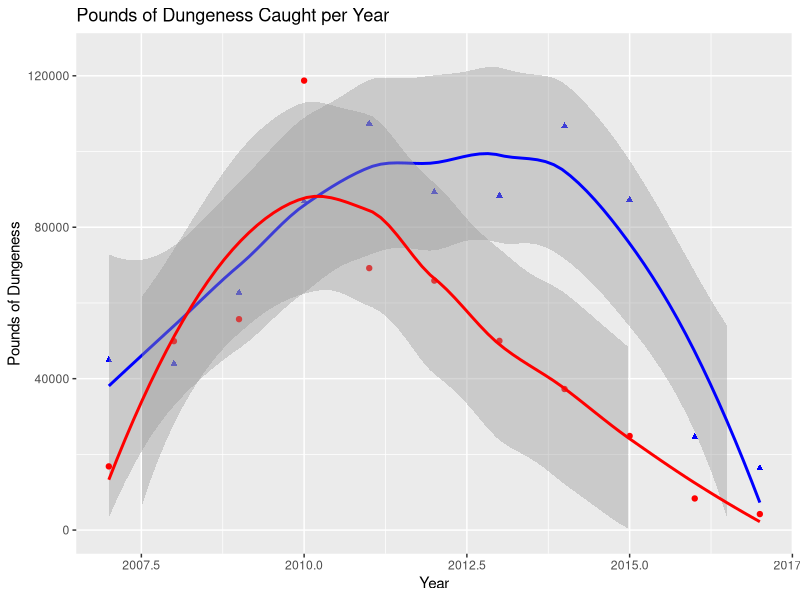
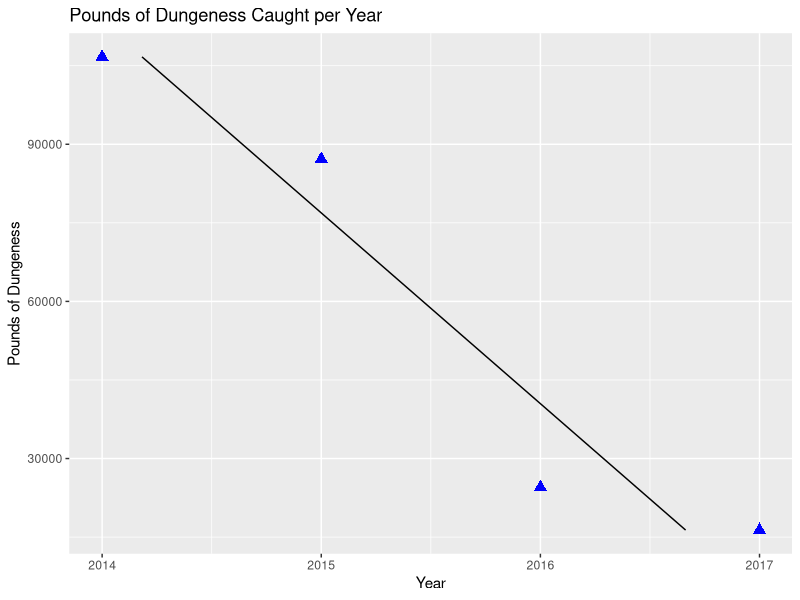
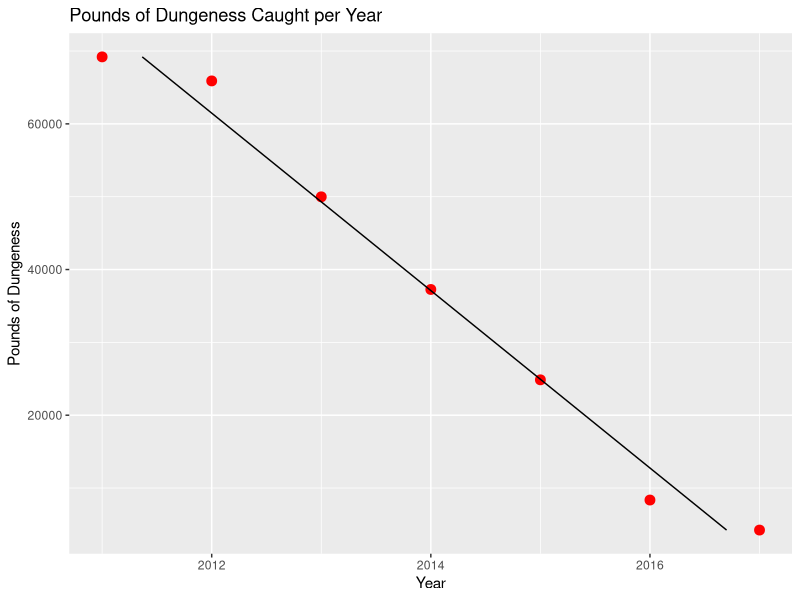

Generate these figures, in order, with R:
## ---- chunk 1
library(dplyr)
library(tidyverse)
## ---- chunk 2
DC_catch.10 <- read.csv("../Data/2007.2017_DC_catch.10.csv", header = TRUE)
## ---- chunk 3
head(DC_catch.10)
## ---- chunk 4
DC_catch.11.13 <- read.csv("../Data/2007.2017_DC_catch.csv", header = TRUE)
## ---- chunk 5
head(DC_catch.11.13)
## ---- chunk 6
DC_catch <- inner_join(DC_catch.10, DC_catch.11.13, by = "year")
## ---- chunk 7
head(DC_catch)
## ---- chunk 8
ggplot(DC_catch) +
  geom_point(mapping = aes(x = year, y = lbs_dungeness.11), col = "blue", 
             shape  = "triangle") +
  geom_smooth(mapping = aes(x = year, y = lbs_dungeness.11), col = "blue") +
  geom_point(mapping = aes(x = year, y = lbs_dungeness.13), col = "red") +
  geom_smooth(mapping = aes(x = year, y = lbs_dungeness.13), col = "red") +
  ylim(0,125000) +
  labs(title = "Pounds of Dungeness Caught per Year", x = "Year", 
       y = "Pounds of Dungeness")
## ---- chunk 9
lin_data.10 <- subset(DC_catch, year %in% c("2013", "2014", "2015", "2016", "2017"))
lin_data.11 <- subset(DC_catch, year %in% c("2014", "2015", "2016", "2017"))
lin_data.13 <- subset(DC_catch, year %in% c("2011", "2012", "2013", "2014", 
                                            "2015", "2016", "2017"))
## ---- chunk 10
lm_fit.10 <- lm(year ~ lbs_dungeness.10, data=lin_data.10)
summary(lm_fit.10)

lm_fit.11 <- lm(year ~ lbs_dungeness.11, data=lin_data.11)
summary(lm_fit.11)

lm_fit.13 <- lm(year ~ lbs_dungeness.13, data=lin_data.13)
summary(lm_fit.13)
## ---- chunk 11
predicted.11 <- data.frame(catch_pred = predict(lm_fit.11, lin_data.11), 
                           lbs_dungeness.11=lin_data.11$lbs_dungeness.11)

ggplot(lin_data.11) +
  geom_point(mapping = aes( x = year, y = lbs_dungeness.11), 
             col = "blue", shape = "triangle", size = 3) +
  geom_line(data = predicted.11, aes(x=catch_pred, y=lbs_dungeness.11)) +
  labs(title = "Pounds of Dungeness Caught per Year", x = "Year", 
       y = "Pounds of Dungeness")
## ---- chunk 12
predicted.13 <- data.frame(catch_pred = predict(lm_fit.13, lin_data.13), 
                           lbs_dungeness.13=lin_data.13$lbs_dungeness.13)

ggplot(lin_data.13) +
  geom_point(mapping = aes( x = year, y = lbs_dungeness.13), 
             col = "red", size = 3) +
  geom_line(data = predicted.13, aes(x=catch_pred, y=lbs_dungeness.13)) +
  labs(title = "Pounds of Dungeness Caught per Year", x = "Year", 
       y = "Pounds of Dungeness")
